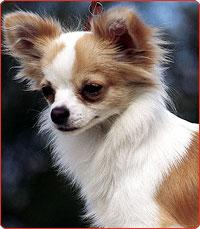
#> input picture PycharmProjects/0225_new/Dog.jpg, 200 x 229 px
$ python '圖像仿射.py'
#> lines starting #> are read from the running program, lines starting #| are printed output that depends on the picture
import cv2
import  numpy as np
import matplotlib.pyplot as plt
img=cv2.imread('Dog.jpg')
#> img is the input picture: shape (229, 200, 3); mean B, G, R 109.9, 114.2, 126.4
print('圖像仿製的規劃')
#取出原本圖像的rows與cols
rows,cols=img.shape[:2]
#> rows = 229; cols = 200
print('img rows:',rows)
#| img rows: 229
print('img cols:',cols)
#| img cols: 200
print('請設定改變的矩陣M')
a1 = np.float32([[50, 50], [200, 50], [50, 200]])
a2 = np.float32([[10, 50], [200, 50], [100, 250]])
M = cv2.getAffineTransform(a1, a2)
print('依原本的圖像使用你設定的矩陣進行圖像的模仿製作')
dst = cv2.warpAffine(img, M ,(cols, rows))
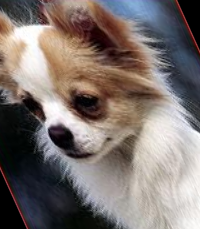
#> dst: shape (229, 200, 3); mean B, G, R 110.7, 114.4, 124.4
cv2.imshow('img1', img)
cv2.imshow('dst', dst)
cv2.waitKey(0)
cv2.destroyAllWindows()
plt.scatter(50, 50, color='b')
plt.scatter(200, 50, color='red')
plt.scatter(50, 200, color='g')
plt.scatter(10, 50, color='b')
plt.scatter(200, 50, color='r')
plt.scatter(100, 250, color='g')
plt.show()
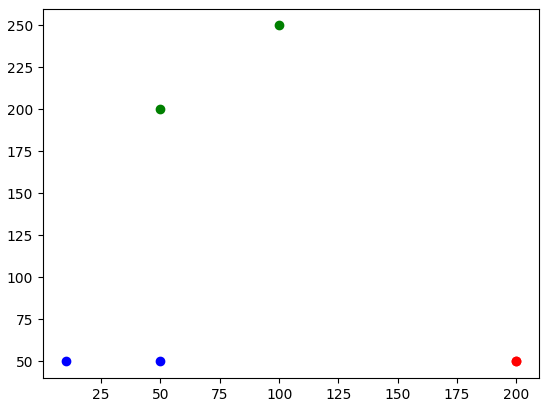
#> figure drawn by matplotlib, 1 panel
